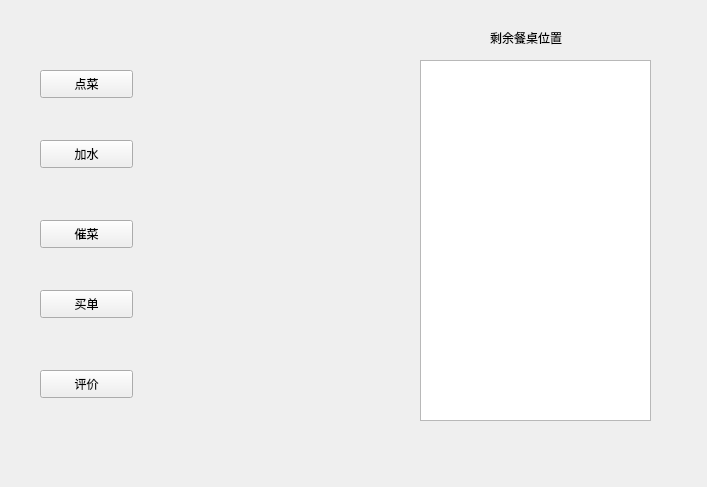
<?xml version="1.0" encoding="UTF-8"?>
<ui version="4.0">
 <class>customer</class>
 <widget class="QWidget" name="customer">
  <property name="geometry">
   <rect>
    <x>0</x>
    <y>0</y>
    <width>707</width>
    <height>487</height>
   </rect>
  </property>
  <property name="windowTitle">
   <string>order_system</string>
  </property>
  <widget class="QPushButton" name="order">
   <property name="geometry">
    <rect>
     <x>40</x>
     <y>70</y>
     <width>93</width>
     <height>28</height>
    </rect>
   </property>
   <property name="text">
    <string>点菜</string>
   </property>
  </widget>
  <widget class="QPushButton" name="water">
   <property name="geometry">
    <rect>
     <x>40</x>
     <y>140</y>
     <width>93</width>
     <height>28</height>
    </rect>
   </property>
   <property name="text">
    <string>加水</string>
   </property>
  </widget>
  <widget class="QPushButton" name="reminder">
   <property name="geometry">
    <rect>
     <x>40</x>
     <y>220</y>
     <width>93</width>
     <height>28</height>
    </rect>
   </property>
   <property name="text">
    <string>催菜</string>
   </property>
  </widget>
  <widget class="QPushButton" name="check">
   <property name="geometry">
    <rect>
     <x>40</x>
     <y>290</y>
     <width>93</width>
     <height>28</height>
    </rect>
   </property>
   <property name="text">
    <string>买单</string>
   </property>
  </widget>
  <widget class="QPushButton" name="evaluate">
   <property name="geometry">
    <rect>
     <x>40</x>
     <y>370</y>
     <width>93</width>
     <height>28</height>
    </rect>
   </property>
   <property name="text">
    <string>评价</string>
   </property>
  </widget>
  <widget class="QLabel" name="label">
   <property name="geometry">
    <rect>
     <x>490</x>
     <y>30</y>
     <width>121</width>
     <height>16</height>
    </rect>
   </property>
   <property name="text">
    <string>剩余餐桌位置</string>
   </property>
  </widget>
  <widget class="QTextEdit" name="textEdit">
   <property name="geometry">
    <rect>
     <x>420</x>
     <y>60</y>
     <width>231</width>
     <height>361</height>
    </rect>
   </property>
  </widget>
 </widget>
 <resources/>
 <connections/>
</ui>
